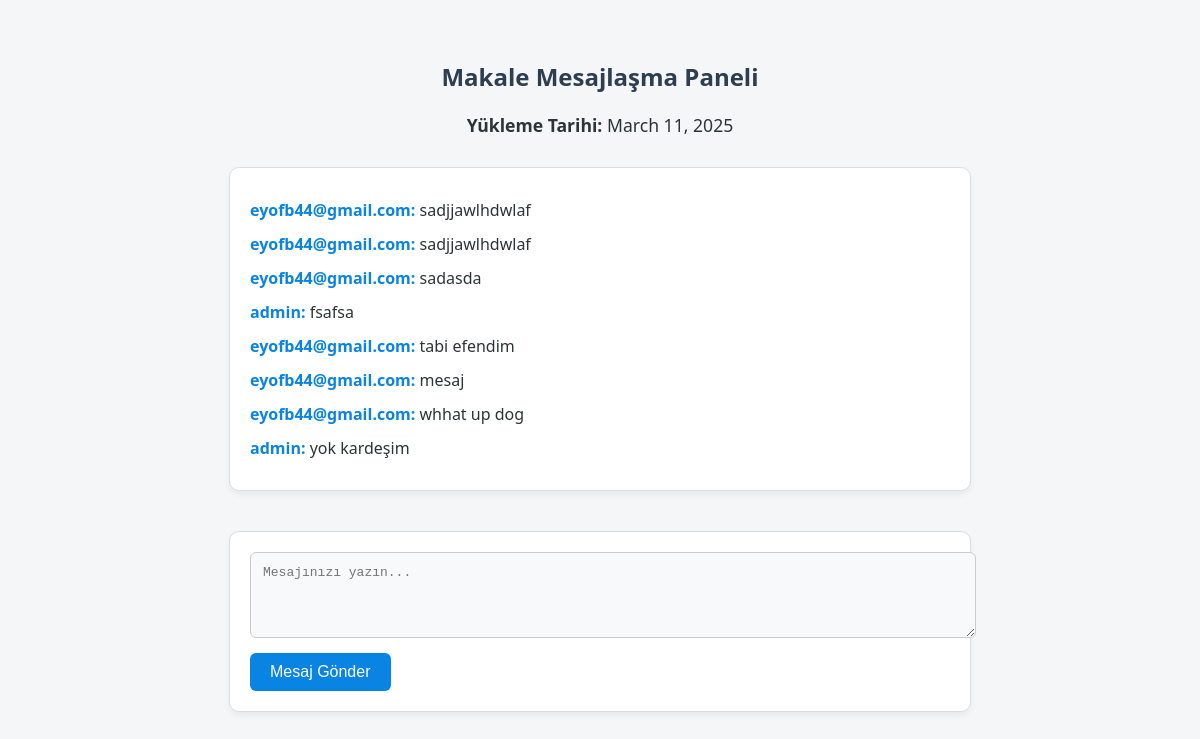
The app's page /messages/article/1/ with its own data.
### projectapp/models.py (models this page shows, shortened)
class article(models.Model):
    id = models.IntegerField(primary_key=True)
    name = models.CharField(max_length=30)
    article_no = models.UUIDField(default=uuid.uuid4, editable=False, unique=True)
    article_pdf = models.FileField()
    email = models.EmailField(default='example@gmail.com')
    upload_date = models.DateField(auto_now_add=True)
    status = models.CharField(max_length=20,default='Awaiting review')
    author_message = models.CharField(max_length=100,blank=True, null=True)
    anonymized_pdf = models.FileField(upload_to='anon_pdfs/', null=True, blank=True)  # Eklenen alan
    created_at = models.DateTimeField(auto_now_add=True , null=True, blank=True)
    keywords = models.JSONField(null=True, blank=True)
    encrypted_id = models.CharField(max_length=256, blank=True, null=True)
    final_pdf = models.FileField(upload_to='final_pdfs/', null=True, blank=True)

class messages(models.Model):
    id = models.IntegerField(primary_key=True)
    email = models.EmailField(null=False, blank=False)
    content = models.CharField(max_length=500)
    article = models.ForeignKey('article', on_delete=models.CASCADE, related_name='messages',null=True, blank=True)
    timestamp = models.DateTimeField(auto_now_add=True,null=True, blank=True)

### projectapp/views.py (the view)
# urls.py: path('messages/article/<int:article_id>/', views.article_messages_panel, name='article_messages'),
def article_messages_panel(request, article_id):
    is_admin = request.GET.get("admin") == "true"
    art = get_object_or_404(models.article, id=article_id)
    msg_list = models.messages.objects.filter(article=art).order_by("timestamp")
    return render(request, 'article_messages_panel.html', {
        'article': art,
        'messages': msg_list
    })

### projectapp/templates/article_messages_panel.html (shortened to what this page needs)
<!DOCTYPE html>
<html lang="tr">
<head>
</head>
<body>
  <h2>Makale Mesajlaşma Paneli</h2>
  <div class="article-info">
    <p><strong>Yükleme Tarihi:</strong> {{ article.upload_date }}</p>
  </div>
  <div class="message-box">
    {% for m in messages %}
      <p><strong>{{ m.email }}:</strong> {{ m.content }}</p>
    {% empty %}
      <p>Bu makale için henüz mesaj yok.</p>
    {% endfor %}
  </div>
  <form method="post" action="{% url 'send_message' %}" class="message-form">
    <textarea name="message_content" rows="4" placeholder="Mesajınızı yazın..." required></textarea><br>
    <button type="submit">Mesaj Gönder</button>
  </form>
</body>
</html>

### projectapp/templates/article_messages_panel.html (style rules this page uses)
body { font-family: 'Segoe UI', Tahoma, Geneva, Verdana, sans-serif; background-color: #f4f6f8; margin: 0; padding: 40px; color: #2d3436; }
h2 { text-align: center; color: #2c3e50; }
.article-info { text-align: center; margin-bottom: 30px; font-size: 1.1em; }
.message-box { background-color: #ffffff; padding: 20px; border-radius: 10px; box-shadow: 0 4px 6px rgba(0,0,0,0.05); max-width: 700px; margin: 0 auto 40px auto; border: 1px solid #dcdde1; }
.message-box p { margin: 10px 0; line-height: 1.5; font-size: 1em; }
.message-box strong { color: #0984e3; }
.message-form { background-color: #ffffff; padding: 20px; border-radius: 10px; box-shadow: 0 4px 6px rgba(0,0,0,0.05); max-width: 700px; margin: 0 auto; border: 1px solid #dcdde1; }
.message-form textarea { width: 100%; padding: 12px; border: 1px solid #ccc; border-radius: 6px; resize: vertical; font-size: 1em; background-color: #f8f9fa; }
.message-form button { background-color: #0984e3; color: white; border: none; padding: 10px 20px; border-radius: 6px; font-size: 1em; cursor: pointer; margin-top: 10px; transition: background-color 0.3s; }

### records on screen
article: upload_date "March 11, 2025"
messages: email "eyofb44@gmail.com", content "sadjjawlhdwlaf"
messages: email "eyofb44@gmail.com", content "sadjjawlhdwlaf"
messages: email "eyofb44@gmail.com", content "sadasda"
messages: email "admin", content "fsafsa"
messages: email "eyofb44@gmail.com", content "tabi efendim"
messages: email "eyofb44@gmail.com", content "mesaj"
messages: email "eyofb44@gmail.com", content "whhat up dog"
messages: email "admin", content "yok kardeşim"
